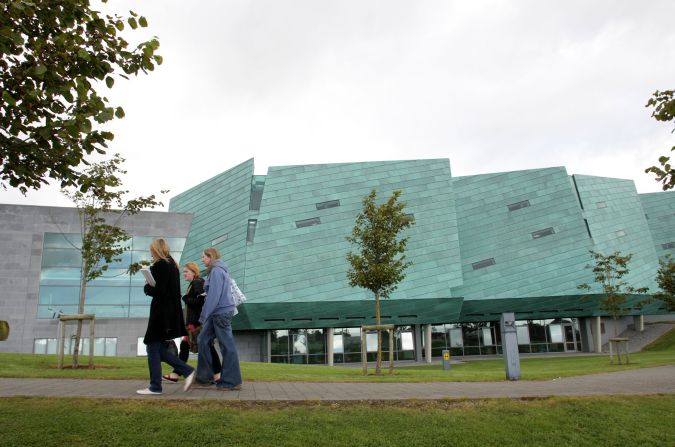
#> input picture Lab 8/ATU.jpg, 675 x 447 px
$ python Lab8.py
#> lines starting #> are read from the running program, lines starting #| are printed output that depends on the picture
import cv2
import numpy as np
# from matplotlib import pyplot as plt
import matplotlib.pyplot as plt


img = cv2.imread('ATU.jpg',)
#> img is the input picture: shape (447, 675, 3); mean B, G, R 146.4, 158.5, 148.9

# Convert the image to grayscale
gray_image = cv2.cvtColor(img, cv2.COLOR_BGR2GRAY)
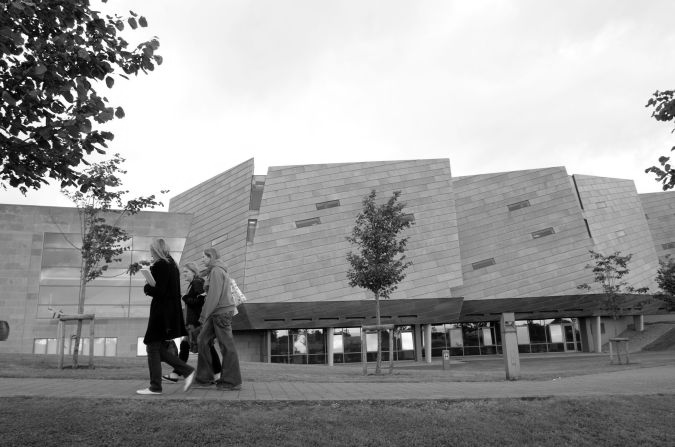
#> gray_image: shape (447, 675); min 0, max 255, mean 154.2

# plot a line, implicitly creating a subplot(111)
plt.plot([1,2,3])
# now create a subplot which represents the top plot of a grid
# with 2 rows and 1 column. Since this subplot will overlap the
# first, the plot (and its axes) previously created, will be removed
# plt.subplot(221)
# plt.plot(range(12))
# plt.subplot(212, facecolor='y') # creates 2nd subplot with yellow background

# to control the amount of rows and columns
nrows = 2
ncols = 2

plt.subplot(nrows, ncols,1),plt.imshow(cv2.cvtColor(img, cv2.COLOR_BGR2RGB), cmap = 'gray')
plt.title('Original'), plt.xticks([]), plt.yticks([])

plt.subplot(nrows, ncols,2),plt.imshow(gray_image, cmap = 'gray')
plt.title('Gray Scale'), plt.xticks([]), plt.yticks([])

plt.subplot(nrows, ncols,3),plt.imshow(cv2.cvtColor(img, cv2.COLOR_BGR2RGB), cmap = 'gray')
plt.title('3 x 3'), plt.xticks([]), plt.yticks([])

plt.subplot(nrows, ncols,4),plt.imshow(gray_image, cmap = 'gray')
plt.title('5 x 5'), plt.xticks([]), plt.yticks([])
plt.show()
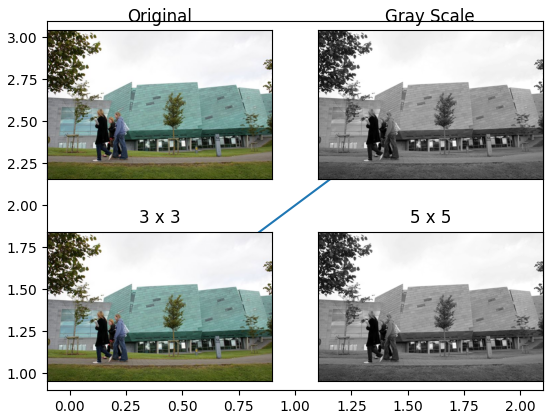
#> figure drawn by matplotlib, 5 panels
